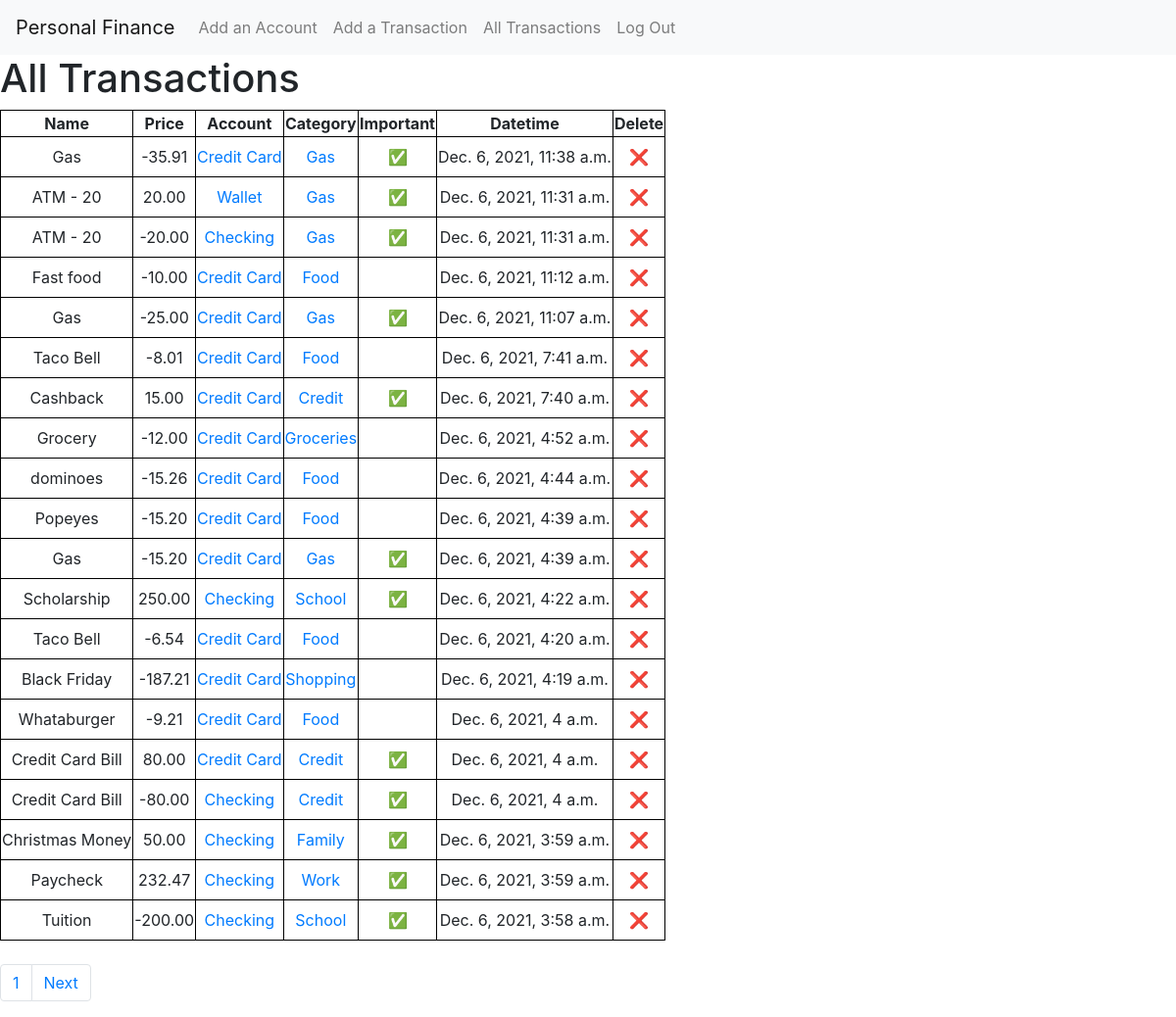
Page /all_transactions (signed in) on the earlier database version.
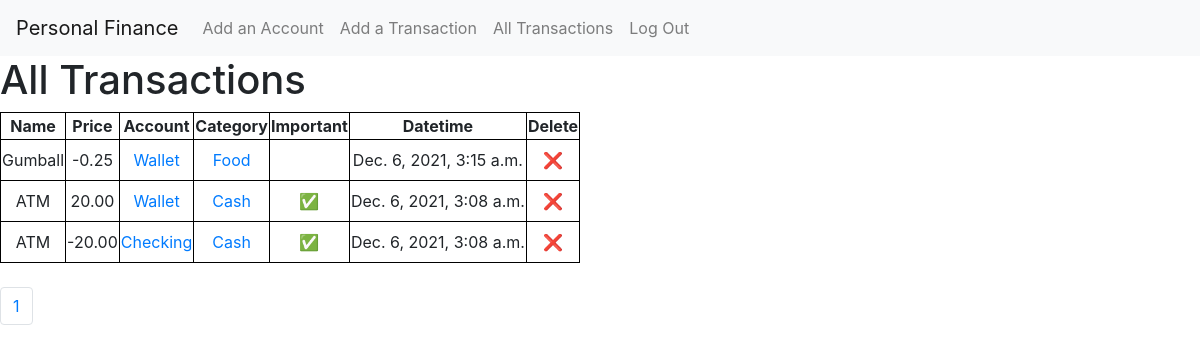
Same page on the later database version.
### finances/models.py (models this page shows, shortened)
class Transaction(models.Model):
    ruser = models.ForeignKey(User, on_delete=models.CASCADE, default=0)
    raccount = models.ForeignKey(Account, on_delete=models.CASCADE)
    transfer_account = models.ForeignKey(Account, on_delete=models.CASCADE, null=True, blank=True, related_name="transfer")
    CASH = 'Cash'
    CREDIT = 'Credit'
    FAMILY = 'Family'
    FOOD = 'Food'
    FRIENDS = 'Friends'
    GAS = 'Gas'
    GROCERIES = 'Groceries'
    SHOPPING = 'Shopping'
    SAVINGS = 'Savings'
    SCHOOL = 'School'
    WORK = 'Work'
    OTHER = 'Other'
    CHOICES = [
        (CASH, 'Cash'),
        (CREDIT, 'Credit'),
        (FAMILY, 'Family'),
        (FOOD, 'Food'),
        (FRIENDS, 'Friends'),
        (GAS, 'Gas'),
        (GROCERIES, 'Groceries'),
        (SHOPPING, 'Shopping'),
        (SAVINGS, 'Savings'),
        (SCHOOL, 'School'),
        (WORK, 'Work'),
        (OTHER, 'Other')
    ]
    name = models.CharField(max_length=64)
    description = models.TextField(max_length=1000, blank=True)
    price = models.DecimalField(max_digits=10, decimal_places=2)
    time = models.DateTimeField(auto_now_add=True)
    important = models.BooleanField(default=True)
    category = models.CharField(max_length=12, choices=CHOICES, default=OTHER)

class Account(models.Model):
    ruser = models.ForeignKey(User, on_delete=models.CASCADE, default=0)
    name = models.CharField(max_length=64)
    all_money = models.DecimalField(max_digits=10, decimal_places=2)

### finances/views.py (the view)
# urls.py: path('all_transactions', views.all_transactions, name="all_transactions"),
@login_required
def all_transactions(request):
    user = User.objects.get(username=request.user)
    transactions = Transaction.objects.filter(ruser=user).order_by('-time')
    p = Paginator(transactions, pag_count)
    page_num = request.GET.get('page', 1)
    try:
        page = p.page(page_num)
    except EmptyPage:
        page = p.page(1)
    return render(request, "finances/all_transactions.html", {'transactions': page})

### finances/templates/finances/all_transactions.html (shortened to what this page needs)
{% extends "finances/layout.html" %}
{% load static %}
{% block body %}
    <h1>All Transactions</h1>
    {% include 'finances/transactions.html' %}
    <br>
    <ul class="pagination">
        <li class="page-item"><a class="page-link" href="{% url 'all_transactions' %}?page={{transactions.number}}">{{transactions.number}}</a></li>
        {% if transactions.has_next %}
            <li class="page-item"><a class="page-link" href="{% url 'all_transactions' %}?page={{transactions.next_page_number}}">Next</a></li>
        {% endif %}
    </ul>
{% endblock %}

### finances/templates/finances/layout.html (shortened to what this page needs)
{% load static %}
<!DOCTYPE html>
<html lang="en">
    <head>
        <link rel="stylesheet" href="https://stackpath.bootstrapcdn.com/bootstrap/4.4.1/css/bootstrap.min.css">
        <link rel="stylesheet" href="https://cdnjs.cloudflare.com/ajax/libs/font-awesome/4.7.0/css/font-awesome.min.css">
        <link href="{% static 'finances/styles.css' %}" rel="stylesheet">
    </head>
    <body>
        <nav class="navbar navbar-expand-lg navbar-light bg-light">
            <a class="navbar-brand" href="{% url 'index' %}">Personal Finance</a>
            <div>
                <ul class="navbar-nav mr-auto">
                    {% if user.is_authenticated %}
                        <li class="nav-item">
                            <a class="nav-link" href="{% url 'add_account' %}">Add an Account</a>
                        </li>
                        <li class="nav-item">
                            <a class="nav-link" href="{% url 'add_transaction' %}">Add a Transaction</a>
                        </li>
                        <li class="nav-item">
                            <a class="nav-link" href="{% url 'all_transactions' %}">All Transactions</a>
                        </li>
                        <li class="nav-item">
                            <a class="nav-link" href="{% url 'logout' %}">Log Out</a>
                        </li>
                    {% endif %}
                </ul>
            </div>
          </nav>
        <div class="center">
            {% block body %}
            {% endblock %}
        </div>
    </body>
</html>

### finances/templates/finances/transactions.html
<div class="table-scrollable">
<table>
    {% if transactions %}
    <tr>
        <th>Name</th>
        <th>Price</th>
        <th>Account</th>
        <th>Category</th>
        <th>Important</th>
        <th>Datetime</th>
        <th>Delete</th>
    </tr>
    {% else %}
    Sorry no transactions. <a href="{% url 'add_transaction' %}">Please create one.</a>
    {% endif %}
    {% for t in transactions %}
    <tr id="trans-{{t.id}}">
        {% if t.description %}
            <td title="{{ t.description }}">{{ t.name }}</td>
        {% else %}
            <td>{{ t.name }} {{t.description}}</td>
        {% endif %}
        <td>{{ t.price }}</td>
        <td><a href="{% url 'account_trans' t.raccount.id %}">{{ t.raccount.name }}</a></td>
        <td><a href="{% url 'category_trans' t.category %}">{{ t.category }}</a></td>
        <td style="text-align: center">
            {% if t.important %}
            &#9989;
            {% endif %}
        </td>
        <td>{{ t.time }}</td>
        <td>
            <button class="btn" onclick="delete_trans({{t.id}})">
                <span style="cursor:pointer;">&#10060;</span>
            </button>
        </td>
    </tr>
    {% endfor %}
</table>
</div>

### finances/static/finances/styles.css (style rules this page uses)
.table-scrollable { overflow: auto; }
table, th, td { border: 1px solid black; border-collapse: collapse; }
th { text-align: center; }
td { text-align: center; }

Differences in the rows shown:
removed Transaction: name "Gas", price "-35.91", raccount.name "Credit Card", category "Gas", time "Dec. 6, 2021, 11:38 a.m."
removed Transaction: name "ATM - 20", price "20.00", raccount.name "Wallet", category "Gas", time "Dec. 6, 2021, 11:31 a.m."
removed Transaction: name "ATM - 20", price "-20.00", raccount.name "Checking", category "Gas", time "Dec. 6, 2021, 11:31 a.m."
removed Transaction: name "Fast food", price "-10.00", raccount.name "Credit Card", category "Food", time "Dec. 6, 2021, 11:12 a.m."
removed Transaction: name "Gas", price "-25.00", raccount.name "Credit Card", category "Gas", time "Dec. 6, 2021, 11:07 a.m."
removed Transaction: name "Taco Bell", price "-8.01", raccount.name "Credit Card", category "Food", time "Dec. 6, 2021, 7:41 a.m."
removed Transaction: name "Cashback", price "15.00", raccount.name "Credit Card", category "Credit", time "Dec. 6, 2021, 7:40 a.m."
removed Transaction: name "Grocery", price "-12.00", raccount.name "Credit Card", category "Groceries", time "Dec. 6, 2021, 4:52 a.m."
removed Transaction: name "dominoes", price "-15.26", raccount.name "Credit Card", category "Food", time "Dec. 6, 2021, 4:44 a.m."
removed Transaction: name "Popeyes", price "-15.20", raccount.name "Credit Card", category "Food", time "Dec. 6, 2021, 4:39 a.m."
removed Transaction: name "Gas", price "-15.20", raccount.name "Credit Card", category "Gas", time "Dec. 6, 2021, 4:39 a.m."
removed Transaction: name "Scholarship", price "250.00", raccount.name "Checking", category "School", time "Dec. 6, 2021, 4:22 a.m."
removed Transaction: name "Taco Bell", price "-6.54", raccount.name "Credit Card", category "Food", time "Dec. 6, 2021, 4:20 a.m."
removed Transaction: name "Black Friday", price "-187.21", raccount.name "Credit Card", category "Shopping", time "Dec. 6, 2021, 4:19 a.m."
removed Transaction: name "Whataburger", price "-9.21", raccount.name "Credit Card", category "Food", time "Dec. 6, 2021, 4 a.m."
removed Transaction: name "Credit Card Bill", price "80.00", raccount.name "Credit Card", category "Credit", time "Dec. 6, 2021, 4 a.m."
removed Transaction: name "Credit Card Bill", price "-80.00", raccount.name "Checking", category "Credit", time "Dec. 6, 2021, 4 a.m."
removed Transaction: name "Christmas Money", price "50.00", raccount.name "Checking", category "Family", time "Dec. 6, 2021, 3:59 a.m."
removed Transaction: name "Paycheck", price "232.47", raccount.name "Checking", category "Work", time "Dec. 6, 2021, 3:59 a.m."
removed Transaction: name "Tuition", price "-200.00", raccount.name "Checking", category "School", time "Dec. 6, 2021, 3:58 a.m."
now on this page (row unchanged): Transaction: name "Gumball", price "-0.25", raccount.name "Wallet", category "Food", time "Dec. 6, 2021, 3:15 a.m."
now on this page (row unchanged): Transaction: name "ATM", price "20.00", raccount.name "Wallet", category "Cash", time "Dec. 6, 2021, 3:08 a.m."
now on this page (row unchanged): Transaction: name "ATM", price "-20.00", raccount.name "Checking", category "Cash", time "Dec. 6, 2021, 3:08 a.m."
Other differences:
text no longer shown: "Next"
